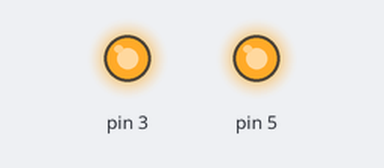
A sketch run on a simulated Arduino Uno, built with avr-gcc and run on an emulated ATmega328P. Shown: output pins drawn as LEDs (lit = HIGH).

Above: at 0.5 s.
At 1.5 s:
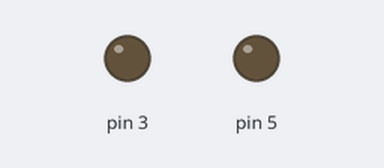
Timing chart, 0 to 7.3 s (numbered marks = the images above):
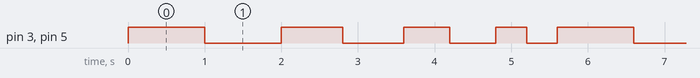

The sketch:

Ejercicio4.ino
```cpp
int tiempo=1000;

void setup() {
pinMode(5,OUTPUT);
pinMode(3,OUTPUT);
}

void loop() {
digitalWrite(5,HIGH);
digitalWrite(3,HIGH);
delay(tiempo);
digitalWrite(5,LOW);
digitalWrite(3,LOW);
delay(tiempo);
tiempo = tiempo - 200;
if (tiempo==200)(
  tiempo=1000
);
}
/*
Hecho por: Ernesto Gallego de 3°5
Fecha: 14/03/2023
Pines usados: Pin 5, Pin 3
*/
```

Measured:
- by itself, pin 3, pin 5: repeats every 5.6 s: LOW 1.0 s, HIGH 0.80 s, LOW 0.80 s, HIGH 0.60 s, LOW 0.60 s, HIGH 0.40 s, LOW 0.40 s, HIGH 1.0 s
- by itself, everything shown: repeats every 5.6 s, in 8 steps
